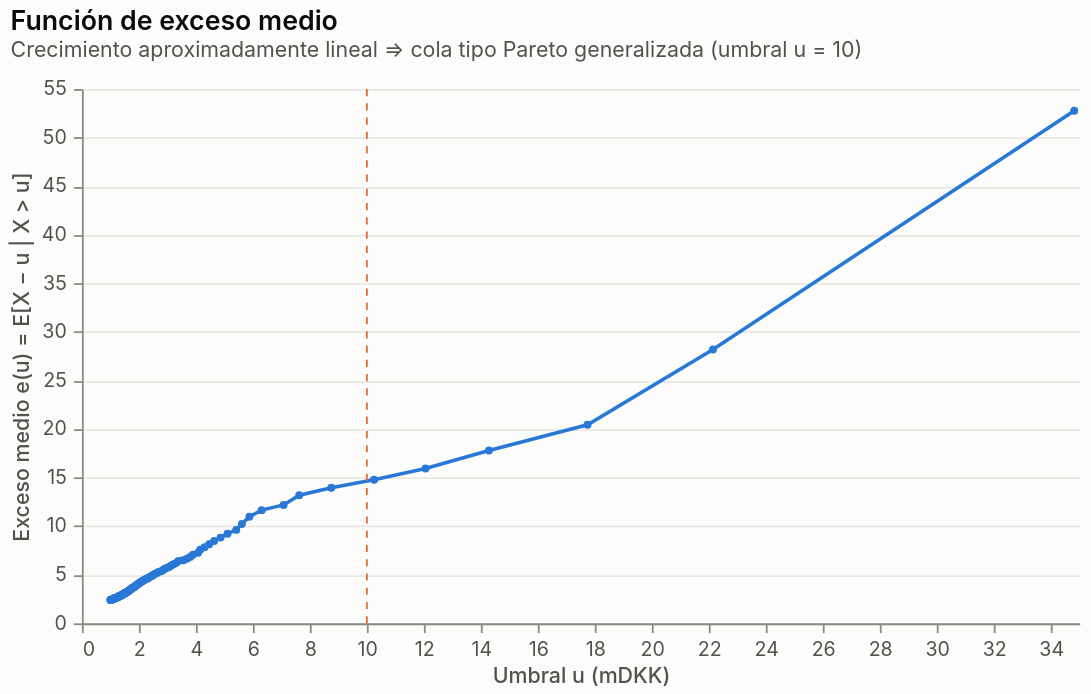

Source (notebook cell):
### Code cell
fig["04_exceso_medio"]

### Figure 1 — Vega-Lite specification as saved in the notebook (floating-point values rounded to 4 significant figures)
{"$schema": "https://vega.github.io/schema/vega-lite/v6.4.1.json", "config": {"axis": {"domainColor": "#8a8984", "gridColor": "#e9e8e4", "labelColor": "#52514e", "labelFontSize": 11, "labelPadding": 4, "tickColor": "#8a8984", "titleColor": "#52514e", "titleFontSize": 12, "titleFontWeight": 500}, "axisX": {"grid": false}, "background": "#fcfcfb", "bar": {"cornerRadiusEnd": 4}, "font": "Inter, Segoe UI, Helvetica, Arial, sans-serif", "legend": {"labelColor": "#52514e", "labelFontSize": 11, "orient": "top", "symbolStrokeWidth": 2, "titleColor": "#52514e", "titleFontSize": 11}, "line": {"strokeWidth": 2}, "point": {"filled": true, "size": 64}, "range": {"category": ["#2a78d6", "#eb6834", "#1baf7a"]}, "title": {"anchor": "start", "color": "#0b0b0b", "fontSize": 15, "fontWeight": 600, "offset": 10, "subtitleColor": "#52514e", "subtitleFontSize": 12}, "view": {"stroke": null}}, "datasets": {"data-6e4aebeee909e470e9196b311bb037fb": [{"u": 10.0}], "data-f0550ccfaf0e8eadd41fd697caed1f58": [{"e": 2.397, "n": 2156, "u": 1.0}, {"e": 2.401, "n": 2148, "u": 1.005}, {"e": 2.422, "n": 2120, "u": 1.016}, {"e": 2.428, "n": 2111, "u": 1.02}, {"e": 2.433, "n": 2094, "u": 1.034}, {"e": 2.441, "n": 2076, "u": 1.048}, {"e": 2.452, "n": 2058, "u": 1.058}, {"e": 2.468, "n": 2039, "u": 1.065}, {"e": 2.483, "n": 2020, "u": 1.073}, {"e": 2.491, "n": 2004, "u": 1.085}, {"e": 2.505, "n": 1981, "u": 1.1}, {"e": 2.516, "n": 1965, "u": 1.109}, {"e": 2.54, "n": 1943, "u": 1.113}, {"e": 2.548, "n": 1931, "u": 1.121}, {"e": 2.559, "n": 1913, "u": 1.135}, {"e": 2.575, "n": 1888, "u": 1.152}, {"e": 2.586, "n": 1876, "u": 1.157}, {"e": 2.603, "n": 1859, "u": 1.164}, {"e": 2.611, "n": 1841, "u": 1.181}, {"e": 2.623, "n": 1821, "u": 1.198}, {"e": 2.64, "n": 1804, "u": 1.206}, {"e": 2.654, "n": 1785, "u": 1.219}, {"e": 2.669, "n": 1763, "u": 1.238}, {"e": 2.682, "n": 1750, "u": 1.245}, {"e": 2.699, "n": 1732, "u": 1.256}, {"e": 2.718, "n": 1714, "u": 1.264}, {"e": 2.74, "n": 1696, "u": 1.271}, {"e": 2.758, "n": 1678, "u": 1.283}, {"e": 2.775, "n": 1658, "u": 1.299}, {"e": 2.788, "n": 1641, "u": 1.314}, {"e": 2.811, "n": 1623, "u": 1.323}, {"e": 2.833, "n": 1605, "u": 1.332}, {"e": 2.842, "n": 1587, "u": 1.354}, {"e": 2.867, "n": 1568, "u": 1.364}, {"e": 2.875, "n": 1551, "u": 1.388}, {"e": 2.907, "n": 1532, "u": 1.391}, {"e": 2.932, "n": 1513, "u": 1.403}, {"e": 2.947, "n": 1496, "u": 1.42}, {"e": 2.966, "n": 1478, "u": 1.438}, {"e": 3.004, "n": 1455, "u": 1.446}, {"e": 3.03, "n": 1434, "u": 1.464}, {"e": 3.043, "n": 1424, "u": 1.472}, {"e": 3.068, "n": 1406, "u": 1.486}, {"e": 3.098, "n": 1386, "u": 1.5}, {"e": 3.118, "n": 1370, "u": 1.517}, {"e": 3.138, "n": 1352, "u": 1.537}, {"e": 3.167, "n": 1333, "u": 1.553}, {"e": 3.193, "n": 1315, "u": 1.57}, {"e": 3.228, "n": 1297, "u": 1.58}, {"e": 3.253, "n": 1279, "u": 1.601}, {"e": 3.284, "n": 1261, "u": 1.615}, {"e": 3.321, "n": 1238, "u": 1.639}, {"e": 3.346, "n": 1225, "u": 1.649}, {"e": 3.382, "n": 1207, "u": 1.663}, {"e": 3.421, "n": 1189, "u": 1.676}, {"e": 3.462, "n": 1170, "u": 1.69}, {"e": 3.502, "n": 1152, "u": 1.704}, {"e": 3.534, "n": 1134, "u": 1.728}, {"e": 3.575, "n": 1116, "u": 1.743}, {"e": 3.621, "n": 1096, "u": 1.763}, {"e": 3.656, "n": 1080, "u": 1.78}, {"e": 3.699, "n": 1062, "u": 1.799}, {"e": 3.736, "n": 1044, "u": 1.826}, {"e": 3.777, "n": 1026, "u": 1.85}, {"e": 3.831, "n": 1007, "u": 1.867}, {"e": 3.874, "n": 989, "u": 1.894}, {"e": 3.933, "n": 971, "u": 1.906}, {"e": 3.98, "n": 953, "u": 1.933}, {"e": 4.032, "n": 935, "u": 1.958}, {"e": 4.087, "n": 917, "u": 1.982}, {"e": 4.137, "n": 899, "u": 2.013}, {"e": 4.208, "n": 878, "u": 2.041}, {"e": 4.253, "n": 863, "u": 2.068}, {"e": 4.303, "n": 844, "u": 2.114}, {"e": 4.376, "n": 826, "u": 2.134}, {"e": 4.438, "n": 808, "u": 2.17}, {"e": 4.5, "n": 790, "u": 2.209}, {"e": 4.571, "n": 772, "u": 2.242}, {"e": 4.615, "n": 754, "u": 2.306}, {"e": 4.698, "n": 736, "u": 2.336}, {"e": 4.773, "n": 718, "u": 2.378}, {"e": 4.84, "n": 700, "u": 2.433}, {"e": 4.919, "n": 681, "u": 2.488}, {"e": 5.019, "n": 663, "u": 2.521}, {"e": 5.105, "n": 645, "u": 2.574}, {"e": 5.19, "n": 627, "u": 2.635}, {"e": 5.3, "n": 608, "u": 2.687}, {"e": 5.357, "n": 591, "u": 2.781}, {"e": 5.465, "n": 573, "u": 2.84}, {"e": 5.585, "n": 555, "u": 2.896}, {"e": 5.693, "n": 537, "u": 2.973}, {"e": 5.813, "n": 518, "u": 3.061}, {"e": 5.947, "n": 500, "u": 3.134}, {"e": 6.087, "n": 482, "u": 3.215}, {"e": 6.227, "n": 464, "u": 3.31}, {"e": 6.413, "n": 445, "u": 3.387}, {"e": 6.494, "n": 428, "u": 3.558}, {"e": 6.648, "n": 410, "u": 3.686}, {"e": 6.838, "n": 392, "u": 3.798}, {"e": 7.068, "n": 374, "u": 3.895}, {"e": 7.261, "n": 355, "u": 4.076}, {"e": 7.571, "n": 337, "u": 4.151}, {"e": 7.841, "n": 319, "u": 4.305}, {"e": 8.143, "n": 301, "u": 4.465}, {"e": 8.481, "n": 283, "u": 4.639}, {"e": 8.826, "n": 265, "u": 4.863}, {"e": 9.215, "n": 247, "u": 5.109}, {"e": 9.622, "n": 229, "u": 5.415}, {"e": 10.24, "n": 211, "u": 5.612}, {"e": 10.97, "n": 192, "u": 5.877}, {"e": 11.65, "n": 174, "u": 6.307}, {"e": 12.19, "n": 156, "u": 7.078}, {"e": 13.2, "n": 138, "u": 7.626}, {"e": 13.97, "n": 120, "u": 8.752}, {"e": 14.79, "n": 102, "u": 10.25}, {"e": 15.94, "n": 84, "u": 12.06}, {"e": 17.79, "n": 66, "u": 14.28}, {"e": 20.44, "n": 48, "u": 17.74}, {"e": 28.19, "n": 29, "u": 22.14}, {"e": 52.77, "n": 11, "u": 34.82}]}, "height": 300, "layer": [{"data": {"name": "data-f0550ccfaf0e8eadd41fd697caed1f58"}, "encoding": {"tooltip": [{"field": "u", "format": ".1f", "type": "quantitative"}, {"field": "e", "format": ".2f", "type": "quantitative"}, {"field": "n", "title": "excesos", "type": "quantitative"}], "x": {"field": "u", "title": "Umbral u (mDKK)", "type": "quantitative"}, "y": {"field": "e", "title": "Exceso medio e(u) = E[X − u | X > u]", "type": "quantitative"}}, "mark": {"color": "#2a78d6", "point": {"color": "#2a78d6", "size": 20}, "type": "line"}}, {"data": {"name": "data-6e4aebeee909e470e9196b311bb037fb"}, "encoding": {"x": {"field": "u", "type": "quantitative"}}, "mark": {"color": "#eb6834", "strokeDash": [4, 4], "type": "rule"}}], "title": {"subtitle": "Crecimiento aproximadamente lineal ⇒ cola tipo Pareto generalizada (umbral u = 10)", "text": "Función de exceso medio"}, "width": 560}
